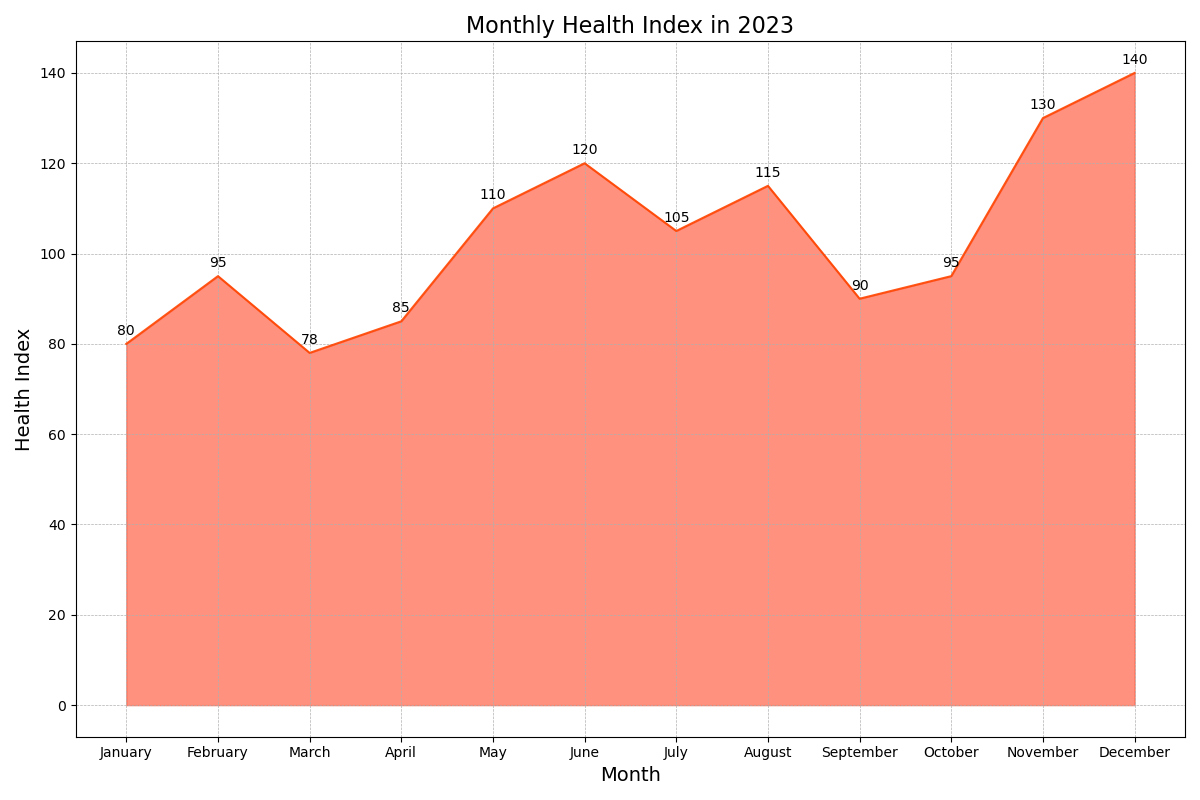

Generate this figure with Python:

import matplotlib.pyplot as plt

# Data
months = ["January", "February", "March", "April", "May", "June", "July", "August", "September", "October", "November", "December"]
values = [80, 95, 78, 85, 110, 120, 105, 115, 90, 95, 130, 140]

# Plot
fig, ax = plt.subplots(figsize=(12, 8))

ax.fill_between(months, values, color="#FF6347", alpha=0.7)
ax.plot(months, values, color="#FF4500", alpha=0.9)

# Title and labels
plt.title("Monthly Health Index in 2023", fontsize=16)
plt.xlabel("Month", fontsize=14)
plt.ylabel("Health Index", fontsize=14)

# Annotations
for i, value in enumerate(values):
    ax.text(i, value + 2, str(value), ha='center', fontsize=10)

# Display
plt.grid(True, which='both', linestyle='--', linewidth=0.5)
plt.tight_layout()
plt.show()
